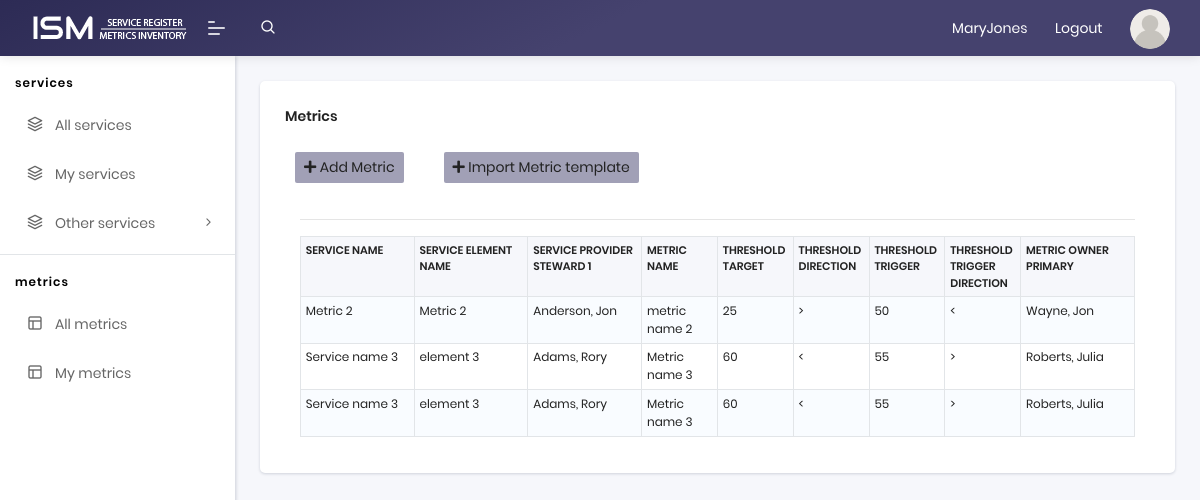
Page /metrics (signed in) on the committed database.
### app/models.py (models this page shows, shortened)
class User(UserMixin, db.Model):
    id = db.Column(db.Integer, primary_key=True)
    username = db.Column(db.String(64), index=True, unique=True)
    email = db.Column(db.String(120), index=True, unique=True)
    password_hash = db.Column(db.String(128))
    posts = db.relationship('Post', backref='author', lazy='dynamic')
    metrics = db.relationship('Metric', backref='creator', lazy='dynamic')
    about_me = db.Column(db.String(140))
    last_seen = db.Column(db.DateTime, default=datetime.utcnow)
    followed = db.relationship(
        'User', secondary=followers,
        primaryjoin=(followers.c.follower_id == id),
        secondaryjoin=(followers.c.followed_id == id),
        backref=db.backref('followers', lazy='dynamic'), lazy='dynamic')

class Metric(db.Model):
    id = db.Column(db.Integer, primary_key=True)
    service_name = db.Column(db.String(120), index=True)
    service_element_name = db.Column(db.String(120), index=True)
    service_level_detail = db.Column(db.Text,index=False)
    target = db.Column(db.Integer, index=True)
    service_provider_steward_1 = db.Column(db.String(120), index=True)
    metric_name = db.Column(db.String(120), index=True)
    metric_description = db.Column(db.Text,index=False )
    metric_rationale = db.Column(db.Text, index=False)
    metric_value_display_format = db.Column(db.String(120), index=False)
    threshold_target = db.Column(db.Integer, index=False)
    threshold_target_rationale = db.Column(db.String(500), index=False)
    threshold_target_direction = db.Column(db.String(10), index=False)
    threshold_trigger = db.Column(db.Integer, index=False)
    threshold_trigger_rationale = db.Column(db.String(500), index=False)
    threshold_trigger_direction = db.Column(db.String(10), index=False)
    data_source = db.Column(db.String(120), index=True)
    data_update_frequency = db.Column(db.String(120), index=True)
    metric_owner_primary = db.Column(db.String(120), index=True)
    vantage_control_id = db.Column(db.String(120), index=True)
    user_id = db.Column(db.Integer, db.ForeignKey('user.id'))

### app/routes.py (the view)
@app.route('/metrics', methods=['GET', 'POST'])
@login_required
def list_metrics():
    metrics = Metric.query.all()
    return render_template('metrics.html',
                            metrics=metrics, title="Metrics")

### app/models.py (called while the page is built)
@login.user_loader
def load_user(id):
    return User.query.get(int(id))

### app/routes.py (called while the page is built)
@app.before_request
def before_request():
    if current_user.is_authenticated:
        current_user.last_seen = datetime.utcnow()
        db.session.commit()

### app/templates/metrics.html (shortened to what this page needs)
{% extends "base.html" %}
{% import 'bootstrap/wtf.html' as wtf %}
{% block app_content %}
<div class="pcoded-main-container pt-10">
    <div class="pcoded-content">
        <div class="row">
            <div class="col-lg-12">
                <div class="card">
                    <div class="card-header">
                        <h5>Metrics</h5>
                    </div>
                    <div class="card-body">
                        <div class="row up_row">
                                <div class="">
                                        <a href="{{ url_for('add_metric') }}" class="btn btn-default btn-sm">
                                            <i class="fa fa-plus"></i>
                                            Add Metric
                                        </a>
                                </div>
                                <div class="import_holder">
                                        <a href="{{ url_for('doimport') }}"  class="btn btn-default btn-sm">
                                            <i class="fa fa-plus"></i>
                                            Import Metric template
                                        </a>
                                 </div>
                        </div>
                        <div class="col-md-12">
                            {% if metrics %}
                            <hr class="intro-divider">
                            <div class="center">
                                <table class="table table-striped table-bordered">
                                <thead>
                                    <tr>
                                    <th width="15%"> Service Name </th>
                                    <th width="15%"> Service Element Name </th>
                                    <th width="15%"> Service Provider Steward 1 </th>
                                    <th width="10%"> Metric Name </th>
                                    <th width="10%"> Threshold target </th>
                                    <th width="10%"> Threshold direction </th>
                                    <th width="10%"> Threshold trigger </th>
                                    <th width="10%"> Threshold trigger direction</th>
                                    <th width="15%"> Metric Owner Primary</th>
                                    </tr>
                                </thead>
                                <tbody>
                                {% for metric in metrics %}
                                    <tr>
                                    <td> {{ metric.service_name }} </td>
                                    <td> {{ metric.service_element_name }} </td>
                                    <td> {{ metric.service_provider_steward_1 }} </td>
                                    <td> {{ metric.metric_name }} </td>
                                    <td> {{ metric.threshold_target }} </td>
                                    <td> {{ metric.threshold_target_direction }} </td>
                                    <td> {{ metric.threshold_trigger }} </td>
                                    <td> {{ metric.threshold_trigger_direction }} </td>
                                    <td> {{ metric.metric_owner_primary }} </td>
                                    </tr>
                                {% endfor %}
                                </tbody>
                                </table>
                            </div>
                            {% else %}
                            <div style="text-align: left">
                                <h3> No Metrics have been added. </h3>
                                <hr class="intro-divider">
                            {% endif %}
                </div>
            </div>
        </div>
    </div>
</div>
{% endblock %}

### app/templates/base.html (shortened to what this page needs)
<!DOCTYPE html>
<html lang="en">
<head>
    <link rel="stylesheet" href="/static/assets/css/style.css">
</head>
<body class="">
    {% include 'sidebar.html' %}
    {% include 'navigation.html' %}
    {% block content %}
        {% block app_content %}{% endblock %}
    {% endblock %}
</body>
</html>

### app/templates/sidebar.html (shortened to what this page needs)
	<nav class="pcoded-navbar menupos-fixed menu-light ">
		<div class="navbar-wrapper  ">
			<div class="navbar-content scroll-div " >
				<ul class="nav pcoded-inner-navbar ">
					<li class="nav-item pcoded-menu-caption">
						<label>Services</label>
					</li>
					<li class="nav-item">
                        <a target="_blank" rel="noopener"
                           href="#" class="nav-link ">
                            <span class="pcoded-micon">
                                <i class="feather icon-layers"></i></span><span class="pcoded-mtext">All services</span></a>
					</li>
					<li class="nav-item">
							<a href="#">
                            <span class="pcoded-micon">
                                <i class="feather icon-layers"></i></span><span class="pcoded-mtext">My services</span></a>
					</li>
					<li class="nav-item pcoded-hasmenu">
					    <a href="#!" class="nav-link "><span class="pcoded-micon"><i class="feather icon-layers"></i></span><span class="pcoded-mtext">Other services</span></a>
					</li>
					<li class="nav-item pcoded-menu-caption">
						<label>Metrics</label>
					</li>
					<li class="nav-item">
						<a href="{{ url_for('list_metrics') }}" class="nav-link ">
                        <span class="pcoded-micon">
                            <i class="feather icon-layout"></i></span><span class="pcoded-mtext">All metrics</span></a>
					</li>
					<li class="nav-item">
							<a href="{{ url_for('own_metrics', username=current_user.username) }}">
                            <span class="pcoded-micon">
                                <i class="feather icon-layout"></i></span><span class="pcoded-mtext">My metrics</span></a>
					</li>
				</ul>
			</div>
		</div>
	</nav>

### app/templates/navigation.html (shortened to what this page needs)
	<header class="navbar pcoded-header navbar-expand-lg navbar-light headerpos-fixed header-purple">
        <div class="m-header">
            <a class="mobile-menu" id="mobile-collapse" href="#!"><span></span></a>
            <a href="{{ url_for('index') }}"b-brand">
                <img src="/static/assets/images/ism_logo_2.png" alt="" class="logo">
            </a>
        </div>
        <div class="collapse navbar-collapse">
            <ul class="navbar-nav mr-auto">
                <li class="nav-item">
                    <a href="#!" class="pop-search"><i class="feather icon-search"></i></a>
                </li>
            </ul>
            <ul class="navbar-nav ml-auto">
                {% if current_user.is_anonymous %}
                    <li><a href="{{ url_for('login') }}">Login</a></li>
                    {% else %}
                    <li><a href="{{ url_for('user', username=current_user.username) }}">{{current_user.username}}</a></li>
                    <li><a href="{{ url_for('logout') }}">Logout</a></li>
                    {% endif %}                <li>
                    <div class="dropdown drp-user">
                        <a href="#!" class="dropdown-toggle" data-toggle="dropdown">
                            <img src="/static/assets/images/user/avatar-grey.png" class="img-radius wid-40" alt="User-Profile-Image">
                        </a>
                    </div>
                </li>
            </ul>
        </div>
    </header>

### rows in the picture
User: username "MaryJones"
Metric: service_name "Metric 2", service_element_name "Metric 2", service_provider_steward_1 "Anderson, Jon", metric_name "metric name 2", threshold_target "25", threshold_target_direction ">", threshold_trigger "50", threshold_trigger_direction "<", metric_owner_primary "Wayne, Jon"
Metric: service_name "Service name 3", service_element_name "element 3", service_provider_steward_1 "Adams, Rory", metric_name "Metric name 3", threshold_target "60", threshold_target_direction "<", threshold_trigger "55", threshold_trigger_direction ">", metric_owner_primary "Roberts, Julia"
Metric: service_name "Service name 3", service_element_name "element 3", service_provider_steward_1 "Adams, Rory", metric_name "Metric name 3", threshold_target "60", threshold_target_direction "<", threshold_trigger "55", threshold_trigger_direction ">", metric_owner_primary "Roberts, Julia"
